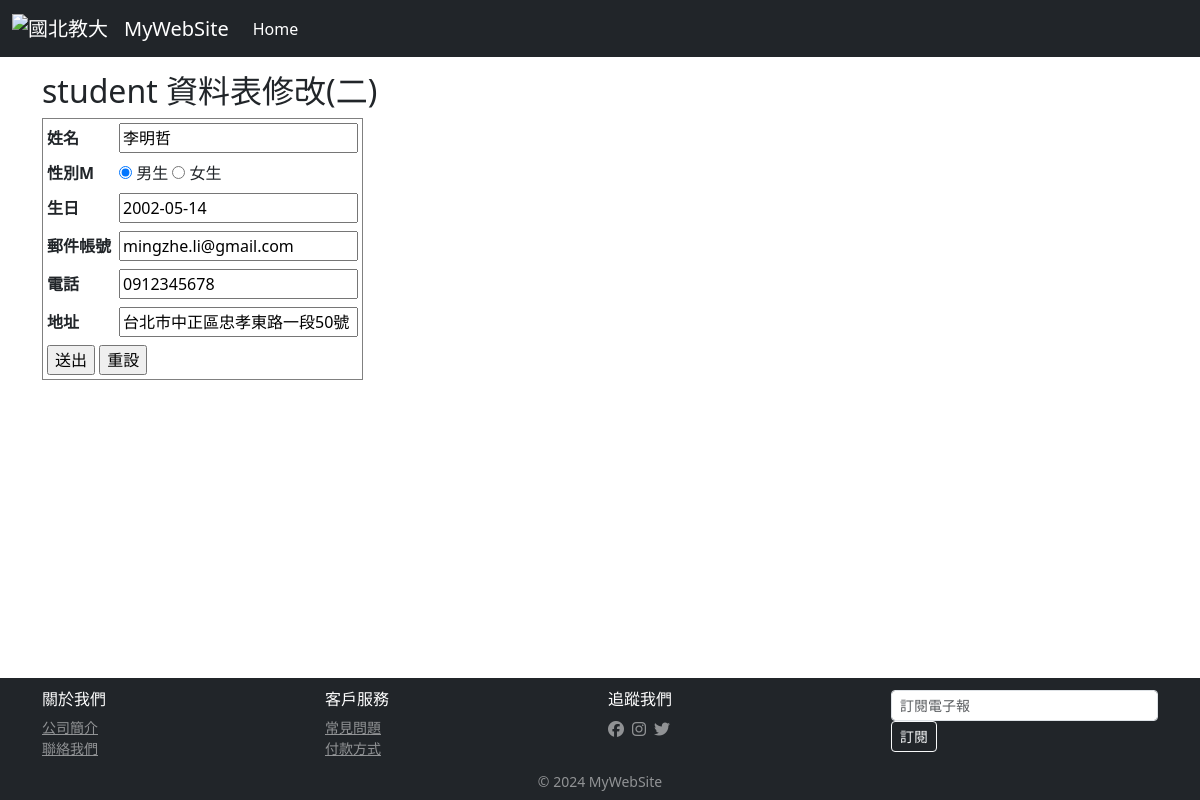
Page /students/edit2/1/load on the committed database.
### students/models.py (models this page shows, shortened)
class Student(models.Model):
    stdName = models.CharField(max_length=20, null=False)
    stdSex = models.CharField(max_length=2, default='M', null=False)
    stdBirth = models.DateField(null=False)
    stdEmail = models.EmailField(max_length=100, blank=True, default="")
    stdPhone = models.CharField(max_length=50, blank=True, default="")
    stdAddr = models.CharField(max_length=255, blank=True, default="")

### students/views.py (the view)
# urls.py: path('students/edit2/<int:id>/<str:mode>', stdViews.edit2),
def edit2(request, id=None, mode=None):
    if mode == "save":    # edit2.html 的 form 表單的 action 是 /edit/{{unit.id}}/save
        unit = Student.objects.get(id=id)
        unit.stdName = request.POST["stdName"]
        unit.stdSex = request.POST["stdSex"]
        unit.stdBirth = request.POST["stdBirth"]
        unit.stdEmail = request.POST["stdEmail"]
        unit.stdPhone = request.POST["stdPhone"]
        unit.stdAddr = request.POST["stdAddr"]
        unit.save()
        message = "資料修改成功!"
        return redirect("/students/index/")
    elif mode == "load":    # 從網址列傳過來的
        unit = Student.objects.get(id=id)
        strdate = str(unit.stdBirth)
        strdate2 = strdate.replace("年", "-")
        strdate2 = strdate.replace("月", "-")
        strdate2 = strdate.replace("日", "")
        unit.stdBirth = strdate2
        return render(request, "students/edit2.html", locals())

### templates/students/edit2.html (shortened to what this page needs)
{% extends "base.html" %}
{% block content %}
<h2>student 資料表修改(二)</h2>
<form action="/students/edit2/{{unit.id}}/save" method="POST" name="form1">
    <table border="1" cellspacing="1" cellpadding="4">
        <tr>
            <th>姓名</th>
            <td><input type="text" id="stdName" name="stdName" value={{unit.stdName}}></td>
        </tr>
        <th>性別{{unit.stdSex}}</th>
        {% if unit.stdSex == "M" %}
        <td>
            <input name="stdSex" type="radio" id="stdSex1" value="M" checked="checked" />
            男生
            <input name="stdSex" type="radio" id="stdSex2" value="F" />
            女生
        </td>
        {% endif %}
        <tr>
            <th>生日</th>
            <td><input type="text" id="stdBirth" name="stdBirth" value={{unit.stdBirth}}></td>
        </tr>
        <tr>
        <tr>
            <th>郵件帳號</th>
            <td><input type="text" id="stdEmail" name="stdEmail" value={{unit.stdEmail}}></td>
        </tr>
        <tr>
            <th>電話</th>
            <td><input type="text" id="stdPhone" name="stdPhone" value={{unit.stdPhone}}></td>
        </tr>
        <tr>
            <th>地址</th>
            <td><input type="text" id="stdAddr" name="stdAddr" value={{unit.stdAddr}}></td>
        </tr>
        <tr>
            <th colspan="2" align="center">
                <input type="submit" name="button" id="button" value="送出">
                <input type="reset" name="button2" id="button2" value="重設">
            </th>
        </tr>
    </table>
</form>
{% endblock %}

### static/css/style.css (style rules this page uses)
html, body { margin: 0; padding: 0; height: 100%; border: none; }
body { margin-left: 0px; margin-top: 0px; margin-right: 0px; margin-bottom: 0px; background-image: url(images/bg.gif); }
form { margin: 0px; }

### rows in the picture
Student: stdName "李明哲", stdSex "M", stdBirth "2002-05-14", stdEmail "mingzhe.li@gmail.com", stdPhone "0912345678", stdAddr "台北市中正區忠孝東路一段50號"
